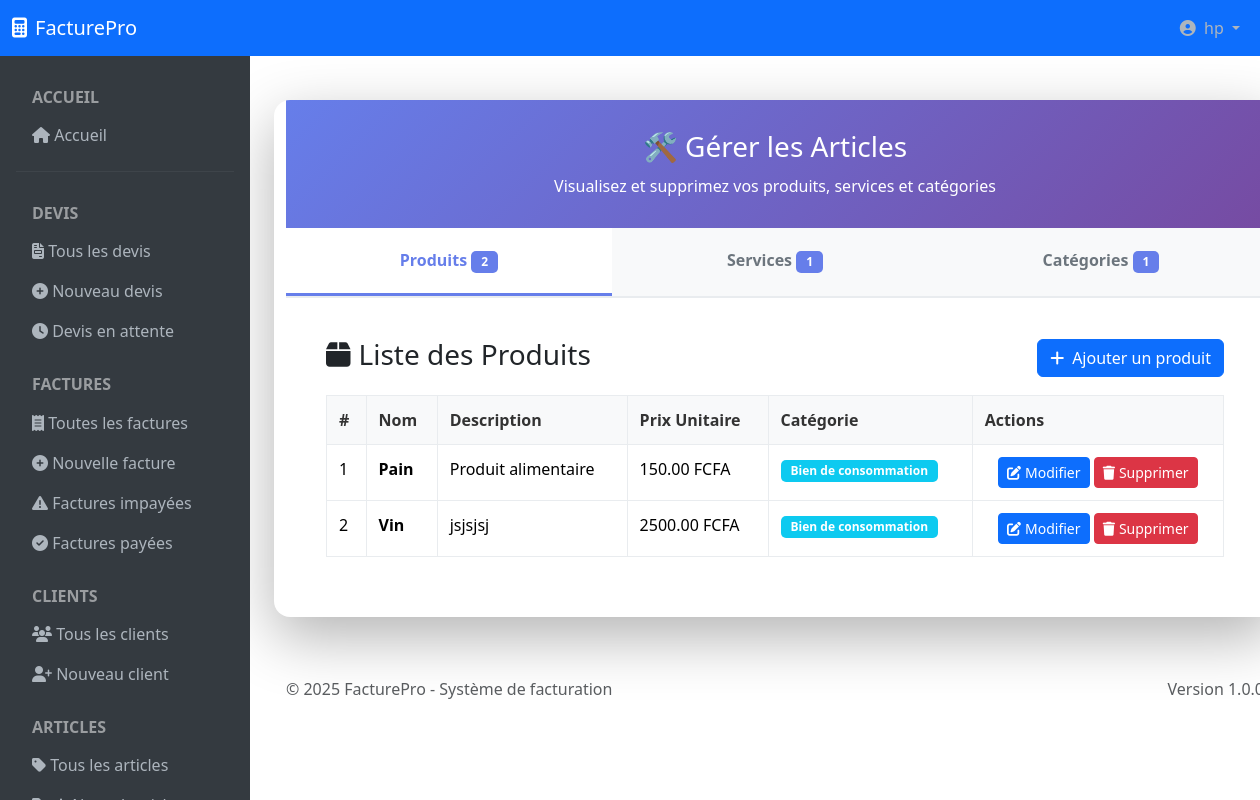
Page /gerer/article/ (signed in) on the committed database.
### register/models.py (models this page shows)
class User(AbstractUser):
    bio = models.TextField(blank=True, null=True)
    profile_photo = models.ImageField(verbose_name= 'Photo de profil' )

### facture/models.py (models this page shows, shortened)
class Produit(models.Model):
    category = models.ForeignKey(Category, on_delete=models.CASCADE, null=False, blank=True, related_name='produits')
    nom_produit = models.CharField(max_length=40, unique=True)
    description_produit = models.CharField(max_length=400)
    prix_unitaire_produit = models.DecimalField(max_digits=12, decimal_places=2)
    class Meta:
        indexes = [
            models.Index(fields=['category']),
            models.Index(fields=['nom_produit']),
        ]

class Category(models.Model):
    nom = models.CharField(max_length=100, unique=True)
    slug = models.SlugField(max_length=100, unique=True, blank=True)
    description = models.TextField(blank=True, null=True)
    date_creation = models.DateField(auto_now_add=True)
    class Meta:
        verbose_name_plural = "categories"
        verbose_name = "categorie"

### facture/views.py (the view, shortened to what this page needs)
# urls.py: path('gerer/article/',views.gerer_article,name='gerer-article'),
@login_required
def gerer_article(request):
    produits = Produit.objects.all().order_by('-id')
    services = Service.objects.all().order_by('-id')
    categories = Category.objects.all().order_by('-id')
    context = {
        'produits': produits,
        'services': services,
        'categories': categories,
    }
    return render(request, 'facture/manage_article.html', context)

### facture/templates/facture/manage_article.html (shortened to what this page needs)
{% extends 'facture/base.html' %}
{% block content %}
<div class="container">
    <div class="header">
        <h1>🛠️ Gérer les Articles</h1>
        <p class="mb-0">Visualisez et supprimez vos produits, services et catégories</p>
    </div>
    <div class="tabs">
        <div class="tab active" onclick="switchTab('produit', this)">
            Produits <span class="badge badge-primary">{{ produits.count }}</span>
        </div>
        <div class="tab" onclick="switchTab('service', this)">
            Services <span class="badge badge-primary">{{ services.count }}</span>
        </div>
        <div class="tab" onclick="switchTab('category', this)">
            Catégories <span class="badge badge-primary">{{ categories.count }}</span>
        </div>
    </div>
    <div class="form-container">
        <div class="form-section active" id="produit-section">
            <div class="d-flex justify-content-between align-items-center mb-3">
                <h3><i class="fas fa-box me-2"></i>Liste des Produits</h3>
                <a href="{% url 'ajouter_element' %}" class="btn btn-primary">
                    <i class="fas fa-plus me-2"></i>Ajouter un produit
                </a>
            </div>
            {% if produits %}
                <div class="table-responsive">
                    <table class="table table-hover">
                        <thead>
                            <tr>
                                <th>#</th>
                                <th>Nom</th>
                                <th>Description</th>
                                <th>Prix Unitaire</th>
                                <th>Catégorie</th>
                                <th class=>Actions</th>
                            </tr>
                        </thead>
                        <tbody>
                            {% for produit in produits %}
                                <tr>
                                    <td>{{ forloop.counter }}</td>
                                    <td><strong>{{ produit.nom_produit }}</strong></td>
                                    <td>{{ produit.description_produit|truncatewords:10|default:"—" }}</td>
                                    <td>{{ produit.prix_unitaire_produit|floatformat:2 }} FCFA</td>
                                    <td>
                                        {% if produit.category %}
                                            <span class="badge bg-info">{{ produit.category.nom }}</span>
                                        {% else %}
                                            <span class="text-muted">Aucune catégorie/span>
                                        {% endif %}
                                    </td>
                                    <td class="text-center">
                                        <a href="{% url 'update-article' %}?type_element=produit&id={{ produit.id }}" class="btn btn-primary btn-sm strectched-link" title="Modifier le produit"><i class="fas fa-edit me-1"></i>Modifier</a>
                                        <form method="POST" style="display:inline;" onsubmit="return confirm('Voulez-vous vraiment supprimer le produit \'{{ produit.nom_produit }}\' ?');">
                                            <button type="submit" class="btn btn-danger btn-sm">
                                                <i class="fas fa-trash me-1"></i>Supprimer
                                            </button>
                                        </form>
                                    </td>
                                </tr>
                            {% endfor %}
                        </tbody>
                    </table>
                </div>
            {% else %}
                <div class="alert alert-info text-center">
                    <i class="fas fa-info-circle me-2"></i>
                    Aucun produit trouvé.
                    <a href="{% url 'ajouter_element' %}" class="alert-link">Ajoutez-en un maintenant !</a>
                </div>
            {% endif %}
        </div>
    </div>
</div>
{% endblock %}

### facture/templates/facture/base.html (shortened to what this page needs)
<!DOCTYPE html>
<html lang="fr">
<head>
    <link href="https://cdnjs.cloudflare.com/ajax/libs/bootstrap/5.3.2/css/bootstrap.min.css" rel="stylesheet">
    <link href="https://cdnjs.cloudflare.com/ajax/libs/font-awesome/6.4.0/css/all.min.css" rel="stylesheet">
</head>
<body>
    <nav class="navbar navbar-expand-lg navbar-dark bg-primary fixed-top" style="z-index: 1000;">
        <div class="container-fluid">
            <a class="navbar-brand" href="{% url 'home' %}">
                <i class="fas fa-calculator me-2"></i>FacturePro
            </a>
            <div class="navbar-nav ms-auto">
                <div class="nav-item dropdown">
                    <a class="nav-link dropdown-toggle" href="#" role="button" data-bs-toggle="dropdown">
                        <i class="fas fa-user-circle me-1"></i>
                        {{ user.get_full_name|default:user.username|default:"Utilisateur" }}
                    </a>
                </div>
            </div>
        </div>
    </nav>
    <div class="container-fluid" style="margin-top: 56px;">
        <div class="row">
            <nav class="col-lg-2 sidebar p-3" id="sidebar">
                <div class="nav flex-column">
                     <h6 class="text-uppercase text-white-50 fw-bold px-3 mt-3 mb-2">Accueil</h6>
                    <a class="nav-link" href="{% url 'home' %}"><i class="fas fa-home"></i> Accueil</a>
                     <hr class="my-3" style="border-color: rgba(255,255,255,0.2);">
                    <h6 class="text-uppercase text-white-50 fw-bold px-3 mt-3 mb-2">Devis</h6>
                    <a class="nav-link" href="{% url 'liste-devis' %}"><i class="fas fa-file-invoice"></i> Tous les devis</a>
                    <a class="nav-link" href="{% url 'create-devis' %}"><i class="fas fa-plus-circle"></i> Nouveau devis</a>
                    <a class="nav-link" href="{% url 'liste-attente' %}"><i class="fas fa-clock"></i> Devis en attente</a>
                    <h6 class="text-uppercase text-white-50 fw-bold px-3 mt-4 mb-2">Factures</h6>
                    <a class="nav-link" href="{% url 'liste-facture' %}"><i class="fas fa-receipt"></i> Toutes les factures</a>
                    <a class="nav-link" href="{% url 'create-facture' %}"><i class="fas fa-plus-circle"></i> Nouvelle facture</a>
                    <a class="nav-link" href="{% url 'liste-impaye' %}"><i class="fas fa-exclamation-triangle"></i> Factures impayées</a>
                    <a class="nav-link" href="{% url 'liste-paye' %}"><i class="fas fa-check-circle"></i> Factures payées</a>
                    <h6 class="text-uppercase text-white-50 fw-bold px-3 mt-4 mb-2">Clients</h6>
                    <a class="nav-link" href="{% url 'liste-clients' %}"><i class="fas fa-users"></i> Tous les clients</a>
                    <a class="nav-link" href="{% url 'create-client' %}"><i class="fas fa-user-plus"></i> Nouveau client</a>
                    <h6 class="text-uppercase text-white-50 fw-bold px-3 mt-4 mb-2">Articles</h6>
                    <a class="nav-link" href="{% url 'gerer-article' %}"><i class="fas fa-tag"></i> Tous les articles</a>
                    <a class="nav-link" href="{% url 'ajouter_element' %}"> Nouvel article</a>
                </div>
            </nav>
            <main class="col-lg-10 main-content p-0">
                <div class="p-4">
                    {% if user.is_authenticated %}
                    {% block content %}{% endblock %}
                    {% else %}
                        <p>Login <a href="{% url 'login' %}"></a></p>
                    {% endif %}
                </div>
                <footer class="footer mt-auto py-3 px-4">
                    <div class="container-fluid">
                        <div class="row">
                            <div class="col-md-6">
                                <span class="text-muted">© 2025 FacturePro - Système de facturation</span>
                            </div>
                            <div class="col-md-6 text-md-end">
                                <span class="text-muted">Version 1.0.0</span>
                            </div>
                        </div>
                    </div>
                </footer>
            </main>
        </div>
    </div>
</body>
</html>

### facture/templates/facture/base.html (style rules this page uses)
.sidebar { background-color: #343a40; color: white; height: calc(100vh - 56px); position: fixed; top: 56px; left: 0; width: 250px; transform: translateX(-100%); transition: transform 0.3s ease; z-index: 1000; overflow-y: auto; overflow-x: hidden; scrollbar-width: thin; scrollbar-color: #6c757d #343a40; ; }
.nav-link { color: #adb5bd; }
.main-content { margin-left: 0; transition: margin-left 0.3s ease; }
@media (min-width: 992px) { .sidebar { transform: translateX(0); } }
@media (min-width: 992px) { .main-content { margin-left: 250px; } }

### facture/templates/facture/manage_article.html (style rules this page uses)
.container { background: white; border-radius: 16px; box-shadow: 0 20px 60px rgba(0, 0, 0, 0.3); max-width: 1200px; width: 100%; margin: 20px auto; overflow: hidden; }
.header { background: linear-gradient(135deg, #667eea 0%, #764ba2 100%); color: white; padding: 30px; text-align: center; }
.header h1 { font-size: 28px; margin-bottom: 10px; }
.tabs { display: flex; background: #f8f9fa; border-bottom: 2px solid #e9ecef; }
.tab { flex: 1; padding: 20px; text-align: center; cursor: pointer; font-weight: 600; color: #6c757d; transition: all 0.3s ease; border-bottom: 3px solid transparent; }
.tab.active { color: #667eea; background: white; border-bottom-color: #667eea; }
.form-container { padding: 40px; }
.form-section { display: none; }
.form-section.active { display: block; animation: fadeIn 0.4s ease; }
.table { width: 100%; border-collapse: collapse; margin-bottom: 20px; }
.table th, .table td { padding: 12px; border: 1px solid #e9ecef; text-align: left; }
.table th { background: #f8f9fa; font-weight: 600; color: #333; }
.badge { padding: 5px 10px; border-radius: 5px; font-size: 12px; font-weight: 600; }
.badge-primary { background: #667eea; color: white; }

### rows in the picture
User: get_full_name "hp"
Produit: nom_produit "Pain", description_produit "Produit alimentaire", prix_unitaire_produit "150.00", category.nom "Bien de consommation"
Produit: nom_produit "Vin", description_produit "jsjsjsj", prix_unitaire_produit "2500.00", category.nom "Bien de consommation"

### other values in the picture
{{ produits.count }} "2"
{{ services.count }} "1"
{{ categories.count }} "1"
